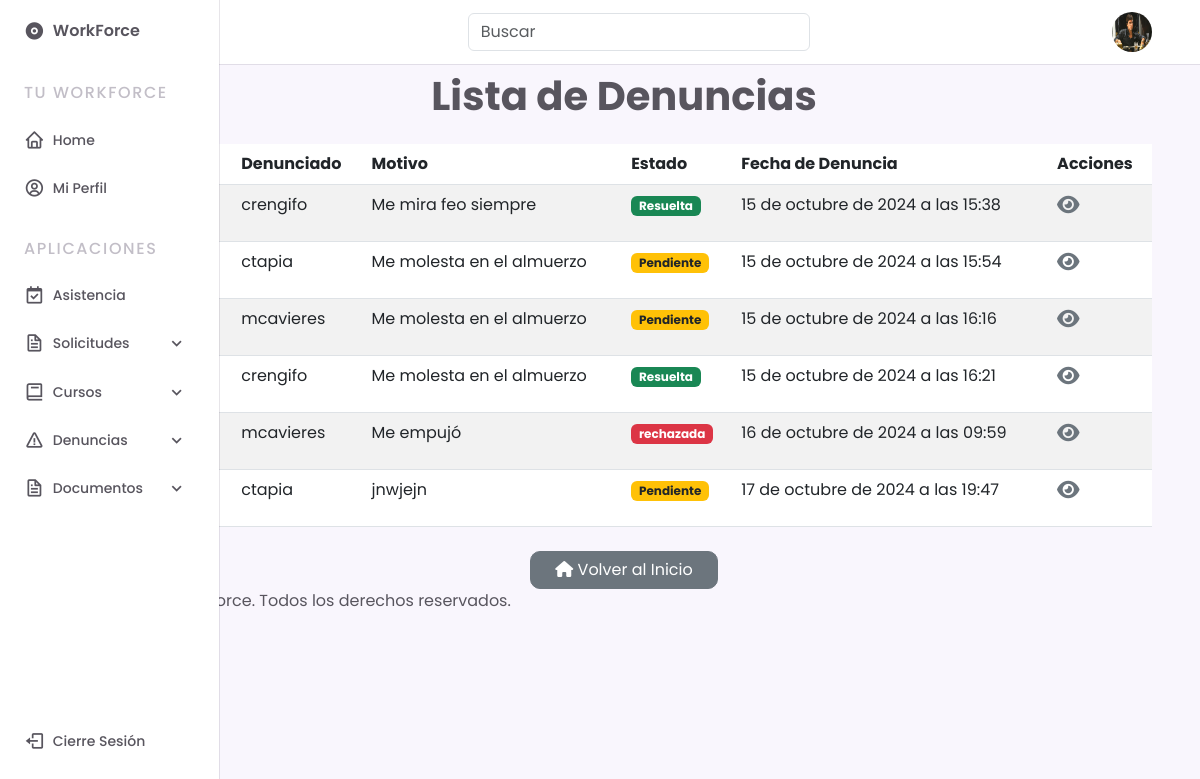
Page /gestiones/denuncias/ (signed in) on the committed database.
### gestiones/models.py (models this page shows, shortened)
class CustomUser(AbstractUser):
    empresa = models.ForeignKey(Empresa, on_delete=models.CASCADE, null=True, blank=True)
    area = models.ForeignKey(Area, on_delete=models.SET_NULL, null=True, blank=True)
    cargo = models.CharField(max_length=255, blank=True, null=True)
    fecha_contratacion = models.DateField(blank=True, null=True)
    foto_perfil = models.ImageField(upload_to='fotos_perfil/', null=True, blank=True)
    telefono = models.CharField(max_length=15, null=True, blank=True)
    fecha_nacimiento = models.DateField(null=True, blank=True)
    direccion = models.CharField(max_length=255, blank=True, null=True)
    salud = models.CharField(max_length=30, choices=[
        ('fonasa', 'Fonasa'),
        ('banmedica', 'Banmédica'),
        ('colmena', 'Colmena Golden Cross'),
        ('consalud', 'Consalud'),
        ('cruzblanca', 'CruzBlanca'),
        ('esencial', 'Esencial'),
        ('masvida', 'Nueva Masvida'),
        ('vidatres', 'Vida Tres'),
    ], blank=True, null=True)
    afp = models.CharField(max_length=30, choices=[
        ('capital', 'AFP Capital'),
        ('cuprum', 'AFP Cuprum'),
        ('habitat', 'AFP Habitat'),
        ('modelo', 'AFP Modelo'),
        ('planvital', 'AFP Planvital'),
        ('provida', 'AFP Provida'),
        ('uno', 'AFP Uno'),
    ], blank=True, null=True)
    horario_asignado = models.CharField(max_length=20, choices=[
        ('8:00-17:30', '8:00 a 17:30'),
        ('9:00-18:30', '9:00 a 18:30'),
        ('21:00-8:00', '21:00 a 8:00'),
        ('otro', 'Otro'),
    ], null=True, blank=True)
    rut = models.CharField(max_length=12, unique=True, null=True, blank=True)
    def __str__(self):
        return self.username

class Denuncia(models.Model):
    ESTADOS_DENUNCIA = [
        ('pendiente', 'Pendiente'),
        ('revision', 'En Revisión'),
        ('resuelta', 'Resuelta'),
    ]
    denunciado = models.ForeignKey(settings.AUTH_USER_MODEL, on_delete=models.CASCADE, related_name='denuncias_recibidas')
    denunciante = models.ForeignKey(settings.AUTH_USER_MODEL, on_delete=models.CASCADE, related_name='denuncias_realizadas')
    motivo = models.CharField(max_length=255)
    descripcion = models.TextField()
    evidencias = models.FileField(upload_to='evidencias_denuncias/', null=True, blank=True)
    contacto_urgencia = models.CharField(max_length=100)
    estado = models.CharField(max_length=50, choices=ESTADOS_DENUNCIA, default='pendiente')
    fecha_creacion = models.DateTimeField(auto_now_add=True)
    fecha_limite = models.DateField(null=True, blank=True)
    PRIORIDADES_DENUNCIA = [
        ('baja', 'Baja'),
        ('media', 'Media'),
        ('alta', 'Alta'),
    ]
    prioridad = models.CharField(max_length=50, choices=PRIORIDADES_DENUNCIA, default='media')

### gestiones/views.py (the view)
# urls.py: path('denuncias/', views.lista_denuncias, name='lista_denuncias'),
@login_required
def lista_denuncias(request):
    if request.user.area.nombre == 'Recursos Humanos' and request.user.cargo == 'Analista de Personas':
        denuncias = Denuncia.objects.all()
    else:
        denuncias = Denuncia.objects.filter(denunciante=request.user)
    return render(request, 'gestiones/denuncias/lista_denuncias.html', {'denuncias': denuncias})

### core/templatetags/custom_tags.py (called while the page is built)
@register.filter
def is_supervisor(user):
    return user.groups.filter(name='supervisores').exists()

### gestiones/templates/gestiones/denuncias/lista_denuncias.html (shortened to what this page needs)
{% extends "base.html" %}
{%load static %}
{% block content %}
<h1 class="text-center mb-4" style="font-weight: bold;">Lista de Denuncias</h1>
<table class="table table-striped">
    <thead>
        <tr>
            <th>Denunciante</th>
            <th>Denunciado</th>
            <th>Motivo</th>
            <th>Estado</th>
            <th>Fecha de Denuncia</th>
            <th>Acciones</th>
        </tr>
    </thead>
    <tbody>
        {% for denuncia in denuncias %}
        <tr>
            <td>{{ denuncia.denunciante }}</td>
            <td>{{ denuncia.denunciado }}</td>
            <td>{{ denuncia.motivo }}</td>
            <td>
                <div>
                    <p>
                        <span class="badge
                            {% if denuncia.estado == 'pendiente' %}bg-warning text-dark
                            {% elif denuncia.estado == 'revision' %}bg-info
                            {% elif denuncia.estado == 'resuelta' %}bg-success
                            {% elif denuncia.estado == 'rechazada' %}bg-danger
                            {% endif %}">
                            {{ denuncia.get_estado_display }}
                        </span>
                    </p>
                </div>
            </td>
            <td>{{ denuncia.fecha_creacion }}</td>
            <td>
                <a href="{% url 'detalle_denuncia' denuncia.id %}" class="text-secondary me-3" title="Ver Denuncia">
                    <i class="fas fa-eye fa-lg"></i>
                </a>
            </td>
        </tr>
        {% empty %}
        <tr>
            <td colspan="6">No tienes denuncias disponibles.</td>
        </tr>
        {% endfor %}
    </tbody>
</table>
<div class="d-flex justify-content-center mt-4">
    <a href="{% url 'home' %}" class="btn btn-secondary px-4" style="border-radius: 10px;"><i class="fas fa-home"></i> Volver al Inicio</a>
</div>
{% endblock %}

### core/templates/base.html (shortened to what this page needs)
{% load static %}
{% load custom_tags %}
<!DOCTYPE html>
<html lang="en">
    <head>
        <link href="https://cdn.jsdelivr.net/npm/bootstrap@5.3.0/dist/css/bootstrap.min.css" rel="stylesheet">
        <link rel="stylesheet" href="https://cdn.jsdelivr.net/npm/boxicons@latest/css/boxicons.min.css">
        <link rel="stylesheet" type="text/css" href="{% static 'css/styles.css' %}">
        <link rel="stylesheet" href="https://cdnjs.cloudflare.com/ajax/libs/font-awesome/5.15.4/css/all.min.css">
    </head>
    <body>
        <header class="header">
            <div class="header__container">
                {% if user.foto_perfil %}
                        <img src="{{ user.foto_perfil.url }}" alt="mdo" width="42" height="42" class="header__img">
                    {% else %}
                        <img src="{% static 'img/default_profile.png' %}" alt="mdo" width="42" height="42" class="header__img">
                    {% endif %}
                <a href="{% url 'home' %}" class="header__logo">WorkForce</a>
                <form class="col-12 col-lg-auto mb-3 mb-lg-0 me-lg-3" role="search" action="{% url 'buscar' %}">
                    <input type="search" class="form-control" placeholder="Buscar" aria-label="Search" name="q">
                </form>
            </div>
        </header>
        <div class="nav" id="navbar">
            <nav class="nav__container">
                <div>
                    <a href="{% url 'home' %}" class="nav__link nav__logo">
                        <i class='bx bxs-disc nav__icon' ></i>
                        <span class="nav__logo-name">WorkForce</span>
                    </a>
                    <div class="nav__list">
                        <div class="nav__items">
                            <h3 class="nav__subtitle">Tu WorkForce</h3>
                            <div class="nav__dropdown">
                                <a href="{% url 'home' %}" class="nav__link">
                                    <i class='bx bx-home nav__icon'></i>
                                    <span class="nav__name">Home</span>
                                </a>
                            </div>
                            <div class="nav__dropdown">
                                <a href="{% url 'profile' %}" class="nav__link">
                                    <i class='bx bx-user-circle nav__icon'></i>
                                    <span class="nav__name">Mi Perfil</span>
                                </a>
                            </div>
                        </div>
                        <div class="nav__items">
                            <h3 class="nav__subtitle">Aplicaciones</h3>
                            {% if user|is_supervisor %}
                            <div class="nav__dropdown">
                                <a href="{% url 'registro_asistencia' %}" class="nav__link">
                                    <i class='bx bx-calendar-check nav__icon'></i>
                                    <span class="nav__name">Asistencia</span>
                                </a>
                            </div>
                            <div class="nav__dropdown">
                                <a href="#" class="nav__link">
                                    <i class='bx bx-file nav__icon'></i>
                                    <span class="nav__name">Solicitudes</span>
                                    <i class='bx bx-chevron-down nav__icon nav__dropdown-icon'></i>
                                </a>
                            </div>
                            <div class="nav__dropdown">
                                <a href="#" class="nav__link">
                                    <i class='bx bx-book nav__icon'></i>
                                    <span class="nav__name">Cursos</span>
                                    <i class='bx bx-chevron-down nav__icon nav__dropdown-icon'></i>
                                </a>
                            </div>
                            <div class="nav__dropdown">
                                <a href="#" class="nav__link">
                                    <i class='bx bx-error nav__icon'></i>
                                    <span class="nav__name">Denuncias</span>
                                    <i class='bx bx-chevron-down nav__icon nav__dropdown-icon'></i>
                                </a>
                            </div>
                            <div class="nav__dropdown">
                                <a href="#" class="nav__link">
                                    <i class='bx bx-file nav__icon'></i>
                                    <span class="nav__name">Documentos</span>
                                    <i class='bx bx-chevron-down nav__icon nav__dropdown-icon'></i>
                                </a>
                            </div>
                            {% endif %}
                        </div>
                    </div>
                </div>
                <a href="#" class="nav__link nav__logout" id="logout-link">
                    <i class='bx bx-log-out nav__icon'></i>
                    <span class="nav__name">Cierre Sesión</span>
                </a>
            </nav>
        </div>
        {% block content %}
        {% endblock %}
        <footer>
            <div class="container">
                <p>&copy; 2024 WorkForce. Todos los derechos reservados.</p>
            </div>
        </footer>
    </body>
</html>

### static/css/styles.css (style rules this page uses)
:root { --header-height: 3.5rem; --nav-width: 219px; --first-color: #42d6e0; --first-color-light: #F4F0FA; --title-color: #000000; --text-color: #58555E; --text-color-light: #c2bec7; --body-color: #F9F6FD; --container-color: #FFFFFF; --body-font: 'Poppins', sans-serif; --normal-font-size: .938rem; --small-font-size: .75rem; --smaller-font-size: .75rem; --font-medium: 500; --font-semi-bold: 600; --z-fixed: 100; }
@media screen and (min-width: 1024px) { :root { --normal-font-size: 1rem; --small-font-size: .875rem; --smaller-font-size: .813rem; } }
body { margin: var(--header-height) 0 0 0; padding: 1rem 1rem 0; font-family: var(--body-font); font-size: var(--normal-font-size); background-color: var(--body-color); color: var(--text-color); }
h3 { margin: 0; }
a { text-decoration: none; }
img { max-width: 100%; height: auto; }
.header { position: fixed; top: 0; left: 0; width: 100%; background-color: var(--container-color); box-shadow: 0 1px 0 rgba(22, 8, 43, 0.1); padding: 0 1rem; z-index: var(--z-fixed); }
.header__container { display: flex; align-items: center; height: var(--header-height); justify-content: space-between; }
.header__img { width: 35px; height: 35px; border-radius: 50%; }
.header__logo { color: var(--title-color); font-weight: var(--font-medium); display: none; }
.nav { position: fixed; top: 0; left: -100%; height: 100vh; padding: 1rem 1rem 0; background-color: var(--container-color); box-shadow: 1px 0 0 rgba(22, 8, 43, 0.1); z-index: var(--z-fixed); transition: .4s; }
.nav__container { height: 100%; display: flex; flex-direction: column; justify-content: space-between; padding-bottom: 3rem; overflow: auto; scrollbar-width: none; }
.nav__logo { font-weight: var(--font-semi-bold); margin-bottom: 2.5rem; }
.nav__list, .nav__items { display: grid; }
.nav__list { row-gap: 2.5rem; }
.nav__items { row-gap: 1.5rem; }
.nav__subtitle { font-size: var(--normal-font-size); text-transform: uppercase; letter-spacing: .1rem; color: var(--text-color-light); }
.nav__link { display: flex; align-items: center; color: var(--text-color); }
.nav__icon { font-size: 1.2rem; margin-right: .5rem; }
.nav__name { font-size: var(--small-font-size); font-weight: var(--font-medium); white-space: nowrap; }
.nav__logout { margin-top: 5rem; }
.nav__dropdown { overflow: hidden; max-height: 21px; transition: .4s ease-in-out; }
.nav__dropdown-icon { margin-left: auto; transition: .4s; }
@media screen and (min-width: 768px) { body { padding: 1rem 3rem 0 6rem; } }
@media screen and (min-width: 768px) { .header { padding: 0 3rem 0 6rem; } }
@media screen and (min-width: 768px) { .header__container { height: calc(var(--header-height) + .5rem); } }
@media screen and (min-width: 768px) { .header__logo { display: block; } }
@media screen and (min-width: 768px) { .header__img { width: 40px; height: 40px; order: 1; } }
@media screen and (min-width: 768px) { .nav { left: 0; padding: 1.2rem 1.5rem 0; width: 68px; } }
@media screen and (min-width: 768px) { .nav__items { row-gap: 1.7rem; } }
@media screen and (min-width: 768px) { .nav__icon { font-size: 1.3rem; } }
@media screen and (min-width: 768px) { .nav__logo-name, .nav__name, .nav__subtitle, .nav__dropdown-icon { opacity: 0; transition: .3s; } }

### rows in the picture
CustomUser: foto_perfil (picture)
Denuncia: denunciado "crengifo", motivo "Me mira feo siempre", estado "Resuelta", fecha_creacion "15 de octubre de 2024 a las 15:38"
Denuncia: denunciado "ctapia", motivo "Me molesta en el almuerzo", estado "Pendiente", fecha_creacion "15 de octubre de 2024 a las 15:54"
Denuncia: denunciado "mcavieres", motivo "Me molesta en el almuerzo", estado "Pendiente", fecha_creacion "15 de octubre de 2024 a las 16:16"
Denuncia: denunciado "crengifo", motivo "Me molesta en el almuerzo", estado "Resuelta", fecha_creacion "15 de octubre de 2024 a las 16:21"
Denuncia: denunciado "mcavieres", motivo "Me empujó", estado "rechazada", fecha_creacion "16 de octubre de 2024 a las 09:59"
Denuncia: denunciado "ctapia", motivo "jnwjejn", estado "Pendiente", fecha_creacion "17 de octubre de 2024 a las 19:47"
